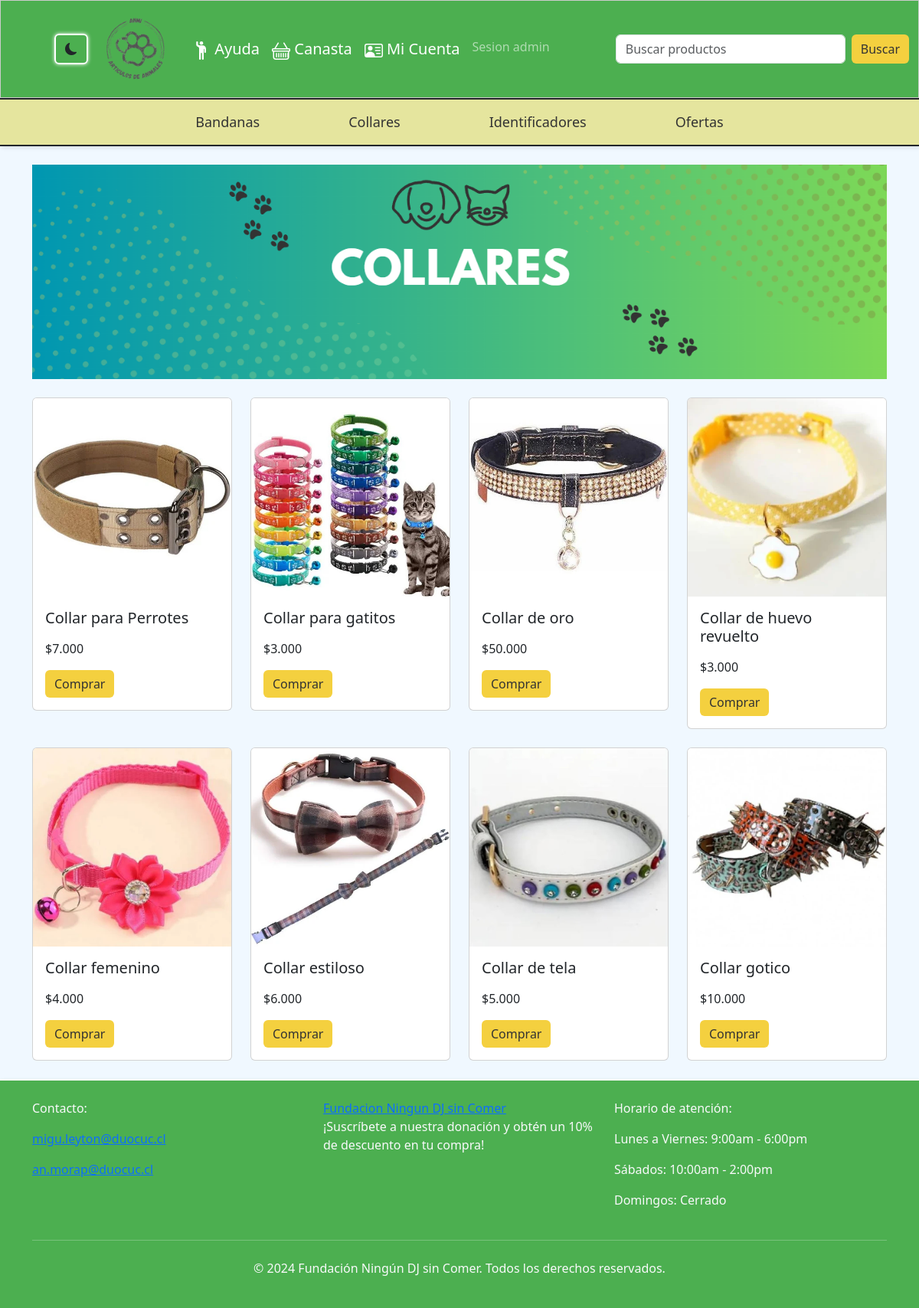
Page /aplicacion/collares/ on the committed database.
### aplicacion/models.py (models this page shows, shortened)
class Producto_collares(models.Model):
    imagen = models.ImageField(upload_to='productos/')
    nombre = models.CharField(max_length=100)
    texto = models.CharField(max_length=100)
    precio = models.CharField(max_length=50)

### aplicacion/views.py (the view)
# urls.py: path('collares/',views.collares, name='collares'),
def collares(request):
    productos = Producto_collares.objects.all()
    return render(request, 'paginas/collares.html', {'productos': productos})

### aplicacion/templates/paginas/collares.html (shortened to what this page needs)
<!DOCTYPE html>
<html lang="en">
<head>
    {% load static %}
    <link rel="stylesheet" href="{% static 'bootstrap-5.3.3-dist/css/bootstrap.min.css' %}">
    <link rel="stylesheet" href="{% static 'css/style_collares.css' %}">
    <link rel="stylesheet" href="https://cdn.jsdelivr.net/npm/bootstrap-icons@1.11.3/font/bootstrap-icons.min.css">
</head>
<body>
    <nav id="navbar1" class="navbar navbar-expand-lg navbar-dark bg-success">
        <button id="boton_modo_oscuro" onclick="cambiarTema()" class="btn rounded-fill">
            <i id="icono_modo" class="bi bi-moon-fill"></i>
        </button>        <div class="container">
            <a class="navbar-brand" href="{% url 'index' %}">
                <img src="{% static 'img/LogotipoANMI.png' %}" id="logo" alt="ANMI Logo">
            </a>
            <div class="collapse navbar-collapse justify-content-between" id="navbarSupportedContent">
                <ul class="navbar-nav mb-2 mb-lg-0">
                    <li class="nav-item">
                        <a id="textonav1" class="nav-link" href="{% url 'ayuda' %}">
                            Ayuda
                        </a>
                    </li>
                    <li class="nav-item">
                        <a id="textonav1" class="nav-link" href="{% url 'ver_canasta' %}">
                            Canasta
                        </a>
                    </li>
                    <li class="nav-item">
                        <a id="textonav1" class="nav-link" href="micuenta.html">
                            Mi Cuenta
                        </a>
                    </li>
                    <li class="nav-item">
                        <a class="nav-link" href="{% url 'lista_productos' %}">Sesion admin
                        </a>
                    </li>
                </ul>
                <form id="search-form" class="d-flex">
                    <input class="form-control me-2" id="search-bar" type="search" placeholder="Buscar productos" aria-label="Search">
                    <button class="btn btn-outline-light" id="search-button" type="submit">Buscar</button>
                </form>
            </div>
        </div>
    </nav>
    <nav id="navbar2" class="navbar navbar-expand-lg navbar-light bg-light">
        <div class="container">
            <div class="collapse navbar-collapse" id="navbarNavDropdown2">
                <ul class="navbar-nav mx-auto">
                    <li id="item_navbar2" class="nav-item">
                        <a id="textonav2" class="nav-link textoNavbar2" href="{% url 'bandanas' %}">
                            Bandanas
                        </a>
                    </li>
                    <li id="item_navbar2" class="nav-item">
                        <a id="textonav2" class="nav-link textoNavbar2" href="{% url 'collares' %}">
                            Collares
                        </a>
                    </li>
                    <li id="item_navbar2" class="nav-item">
                        <a id="textonav2" class="nav-link textoNavbar2" href="{% url 'identificadores' %}">
                            Identificadores
                        </a>
                    </li>
                    <li id="item_navbar2" class="nav-item">
                        <a id="textonav2" class="nav-link textoNavbar2" href="{% url 'ofertas' %}">
                            Ofertas
                        </a>
                    </li>
                </ul>
            </div>
        </div>
    </nav>
    <br>
    <div class="container text-center">
        <div class="row">
            <div class="col-12">
                <img src="{% static 'img/bannercollares.png' %}" class="img-fluid" alt="Productos más vendidos">
            </div>
        </div>
    </div>
    <div class="container mt-4">
        <div class="row">
            {% for x in productos %}
                <div class="col-sm-6 col-md-3 mb-4">
                    <div class="card">
                        <img src="{{ x.imagen.url }}" class="card-img-top img-fluid" alt="...">
                        <div class="card-body">
                            <h5 class="card-title">{{x.nombre}}</h5>
                            <p class="card-text">${{x.precio}}</p>
                            <a href="{% url 'agregar_al_carrito_collares' x.id %}" class="btn btn-primary">Comprar</a>
                        </div>
                    </div>
                </div>
                {% if forloop.counter|divisibleby:4 and not forloop.last %}
                    </div><div class="row">
                {% endif %}
            {% endfor %}
        </div>
    </div>
    <footer id="footer" class="py-4 text-light">
        <div class="container">
            <div class="row">
                <div class="col-md-4">
                    <address>
                        <p>Contacto:</p>
                        <p><a href="mailto:migu.leyton@duocuc.cl">migu.leyton@duocuc.cl</a></p>
                        <p><a href="mailto:an.morap@duocuc.cl">an.morap@duocuc.cl</a></p>
                    </address>
                </div>
                <div class="col-md-4">
                    <a href="{% url 'fundacion' %}">Fundacion Ningun DJ sin Comer</a>
                    <p class="mb-0">¡Suscríbete a nuestra donación y obtén un 10% de descuento en tu compra!</p>
                </div>
                <div class="col-md-4">
                    <p>Horario de atención:</p>
                    <p>Lunes a Viernes: 9:00am - 6:00pm</p>
                    <p>Sábados: 10:00am - 2:00pm</p>
                    <p>Domingos: Cerrado</p>
                </div>
            </div>
            <hr class="my-4">
            <div class="text-center">
                <p>&copy; 2024 Fundación Ningún DJ sin Comer. Todos los derechos reservados.</p>
            </div>
        </div>
    </footer>
</body>
</html>

### proyecto/static/css/style_collares.css (style rules this page uses)
body { background-color: aliceblue; box-shadow: 0px 0px 20px rgba(0, 0, 0, 0.1); border-radius: 2px solid; }
#navbar1 { background-color: #4CAF50 !important; border: 1px solid #ccc; box-shadow: 2px 2px 5px rgba(0, 0, 0, 0.1); }
#logo { width: 100px; }
#search-button, .btn-primary { background-color: #F4D03F; color: #333; border: black; }
.navbar-toggler-icon, .nav-link svg { width: 1.5rem; height: 1.5rem; }
#search-bar { width: 300px; }
#textonav1 { color: #FFFFFF; font-size: 20px; }
#navbar2 { background-color: rgb(229, 229, 158) !important; box-shadow: 2px 2px 5px rgba(0, 0, 0, 0.1); border: 2px solid; border-left: #333333; border-right: #333333; }
#item_navbar2 { text-align: center; padding-left: 50px; padding-right: 50px; }
#textonav2 { color: #333333; font-size: large; }
#footer { background-color: #4CAF50; color: #333333; box-shadow: 2px 2px 5px rgba(0, 0, 0, 0.1); border-top: 2px solid; }
#boton_modo_oscuro { border: 2px solid #fff; box-shadow: 0 0 5px #fff; }
#boton_modo_oscuro { margin-left: 70px; }

### rows in the picture
Producto_collares: imagen (picture), nombre "Collar para Perrotes", precio "7.000"
Producto_collares: imagen (picture), nombre "Collar para gatitos", precio "3.000"
Producto_collares: imagen (picture), nombre "Collar de oro", precio "50.000"
Producto_collares: imagen (picture), nombre "Collar de huevo revuelto", precio "3.000"
Producto_collares: imagen (picture), nombre "Collar femenino", precio "4.000"
Producto_collares: imagen (picture), nombre "Collar estiloso", precio "6.000"
Producto_collares: imagen (picture), nombre "Collar de tela", precio "5.000"
Producto_collares: imagen (picture), nombre "Collar gotico", precio "10.000"
